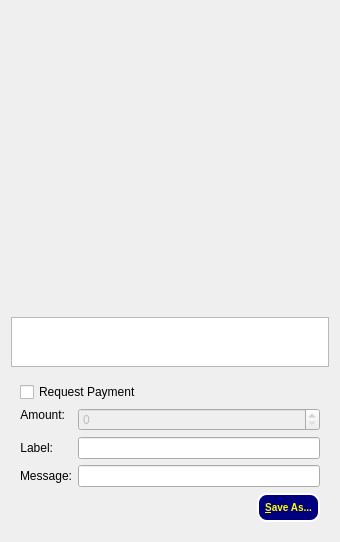
<?xml version="1.0" encoding="UTF-8"?>
<ui version="4.0">
 <class>QRCodeDialog</class>
 <widget class="QDialog" name="QRCodeDialog">
  <property name="geometry">
   <rect>
    <x>0</x>
    <y>0</y>
    <width>340</width>
    <height>530</height>
   </rect>
  </property>
  <property name="windowTitle">
   <string>QR Code Dialog</string>
  </property>
  <layout class="QVBoxLayout" name="verticalLayout_3">
   <item>
    <widget class="QLabel" name="lblQRCode">
     <property name="sizePolicy">
      <sizepolicy hsizetype="Expanding" vsizetype="Expanding">
       <horstretch>0</horstretch>
       <verstretch>0</verstretch>
      </sizepolicy>
     </property>
     <property name="minimumSize">
      <size>
       <width>300</width>
       <height>300</height>
      </size>
     </property>
     <property name="textFormat">
      <enum>Qt::PlainText</enum>
     </property>
     <property name="alignment">
      <set>Qt::AlignCenter</set>
     </property>
     <property name="wordWrap">
      <bool>true</bool>
     </property>
    </widget>
   </item>
   <item>
    <widget class="QPlainTextEdit" name="outUri">
     <property name="sizePolicy">
      <sizepolicy hsizetype="Expanding" vsizetype="Minimum">
       <horstretch>0</horstretch>
       <verstretch>0</verstretch>
      </sizepolicy>
     </property>
     <property name="minimumSize">
      <size>
       <width>0</width>
       <height>50</height>
      </size>
     </property>
     <property name="tabChangesFocus">
      <bool>true</bool>
     </property>
     <property name="textInteractionFlags">
      <set>Qt::TextSelectableByKeyboard|Qt::TextSelectableByMouse</set>
     </property>
    </widget>
   </item>
   <item>
    <widget class="QWidget" name="widget" native="true">
     <layout class="QVBoxLayout" name="verticalLayout_2">
      <item>
       <widget class="QCheckBox" name="chkReqPayment">
        <property name="enabled">
         <bool>true</bool>
        </property>
        <property name="text">
         <string>Request Payment</string>
        </property>
       </widget>
      </item>
      <item>
       <layout class="QFormLayout" name="formLayout">
        <property name="fieldGrowthPolicy">
         <enum>QFormLayout::AllNonFixedFieldsGrow</enum>
        </property>
        <item row="1" column="0">
         <widget class="QLabel" name="lblLabel">
          <property name="text">
           <string>Label:</string>
          </property>
          <property name="textFormat">
           <enum>Qt::PlainText</enum>
          </property>
          <property name="alignment">
           <set>Qt::AlignRight|Qt::AlignTrailing|Qt::AlignVCenter</set>
          </property>
          <property name="buddy">
           <cstring>lnLabel</cstring>
          </property>
         </widget>
        </item>
        <item row="1" column="1">
         <widget class="QLineEdit" name="lnLabel"/>
        </item>
        <item row="2" column="0">
         <widget class="QLabel" name="lblMessage">
          <property name="text">
           <string>Message:</string>
          </property>
          <property name="textFormat">
           <enum>Qt::PlainText</enum>
          </property>
          <property name="alignment">
           <set>Qt::AlignRight|Qt::AlignTrailing|Qt::AlignVCenter</set>
          </property>
          <property name="buddy">
           <cstring>lnMessage</cstring>
          </property>
         </widget>
        </item>
        <item row="2" column="1">
         <widget class="QLineEdit" name="lnMessage"/>
        </item>
        <item row="0" column="0">
         <widget class="QLabel" name="lblAmount">
          <property name="sizePolicy">
           <sizepolicy hsizetype="Preferred" vsizetype="Maximum">
            <horstretch>0</horstretch>
            <verstretch>0</verstretch>
           </sizepolicy>
          </property>
          <property name="text">
           <string>Amount:</string>
          </property>
          <property name="textFormat">
           <enum>Qt::PlainText</enum>
          </property>
          <property name="alignment">
           <set>Qt::AlignRight|Qt::AlignTrailing|Qt::AlignVCenter</set>
          </property>
          <property name="buddy">
           <cstring>lnReqAmount</cstring>
          </property>
         </widget>
        </item>
        <item row="0" column="1">
         <widget class="BitcoinAmountField" name="lnReqAmount">
          <property name="enabled">
           <bool>false</bool>
          </property>
          <property name="minimumSize">
           <size>
            <width>80</width>
            <height>0</height>
           </size>
          </property>
         </widget>
        </item>
       </layout>
      </item>
      <item>
       <layout class="QHBoxLayout" name="horizontalLayout">
        <item>
         <spacer name="horizontalSpacer">
          <property name="orientation">
           <enum>Qt::Horizontal</enum>
          </property>
          <property name="sizeHint" stdset="0">
           <size>
            <width>40</width>
            <height>20</height>
           </size>
          </property>
         </spacer>
        </item>
        <item>
         <widget class="QPushButton" name="btnSaveAs">
          <property name="styleSheet">
           <string notr="true">QPushButton { background : #00007F ;border-radius:10px; border-color: white; color: yellow;  border-style: solid; border-width: 2px;font: bold 10px;min-width: 5em; padding: 6px;}</string>
          </property>
          <property name="text">
           <string>&amp;Save As...</string>
          </property>
         </widget>
        </item>
       </layout>
      </item>
     </layout>
    </widget>
   </item>
  </layout>
 </widget>
 <customwidgets>
  <customwidget>
   <class>BitcoinAmountField</class>
   <extends>QSpinBox</extends>
   <header>bitcoinamountfield.h</header>
   <container>1</container>
  </customwidget>
 </customwidgets>
 <resources/>
 <connections>
  <connection>
   <sender>chkReqPayment</sender>
   <signal>clicked(bool)</signal>
   <receiver>lnReqAmount</receiver>
   <slot>setEnabled(bool)</slot>
   <hints>
    <hint type="sourcelabel">
     <x>92</x>
     <y>285</y>
    </hint>
    <hint type="destinationlabel">
     <x>98</x>
     <y>311</y>
    </hint>
   </hints>
  </connection>
 </connections>
</ui>
